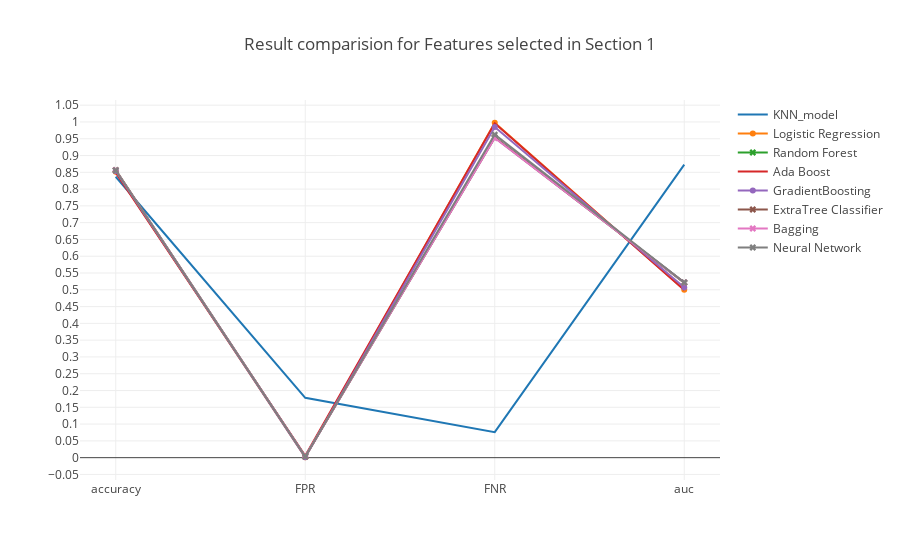

Write notebook code for a chart like this one.
### Markdown cell above
### <a id='1.A' style="text-decoration : none; color : #000000;"> A Results</a>

### Code cell
trace0 = go.Scatter(x=table_80_50_test.iloc[0].index.values[[0,5,6,7]],
                    y=table_80_50_test.iloc[0].values[[0,5,6,7]],
                    mode = 'lines',
                    name = 'KNN_model')

trace1 = go.Scatter(x=table_80_50_test.iloc[1].index.values[[0,5,6,7]],
                    y=table_80_50_test.iloc[1].values[[0,5,6,7]],
                    mode = 'lines+markers',
                    name = 'Logistic Regression')

trace2 = go.Scatter(x=table_80_50_test.iloc[2].index.values[[0,5,6,7]],
                    y=table_80_50_test.iloc[2].values[[0,5,6,7]],
                    mode = 'lines+markers',marker=dict(symbol='x'),
                    name = 'Random Forest')


trace3 = go.Scatter(x=table_80_50_test.iloc[3].index.values[[0,5,6,7]],
                    y=table_80_50_test.iloc[3].values[[0,5,6,7]],
                    mode = 'lines',
                    name = 'Ada Boost')

trace4 = go.Scatter(x=table_80_50_test.iloc[4].index.values[[0,5,6,7]],
                    y=table_80_50_test.iloc[4].values[[0,5,6,7]],
                    mode = 'lines+markers',
                    name = 'GradientBoosting')

trace5 = go.Scatter(x=table_80_50_test.iloc[5].index.values[[0,5,6,7]],
                    y=table_80_50_test.iloc[5].values[[0,5,6,7]],
                    mode = 'lines+markers',marker=dict(symbol='x'),
                    name = 'ExtraTree Classifier')

trace6 = go.Scatter(x=table_80_50_test.iloc[6].index.values[[0,5,6,7]],
                    y=table_80_50_test.iloc[6].values[[0,5,6,7]],
                    mode = 'lines+markers',marker=dict(symbol='x'),
                    name = 'Bagging')

trace7 = go.Scatter(x=table_80_50_test.iloc[7].index.values[[0,5,6,7]],
                    y=table_80_50_test.iloc[7].values[[0,5,6,7]],
                    mode = 'lines+markers',marker=dict(symbol='x'),
                    name = 'Neural Network')



data = [trace0, trace1, trace2, trace3, trace4, trace5, trace6, trace7]
layout = go.Layout(yaxis=dict(tick0=0,dtick=0.05),title='Result comparision for Features selected in Section 1')
fig = go.Figure(data=data, layout=layout)

iplot(fig, filename='Result')

### Figure 1 — Plotly figure (JSON) as saved in the notebook; plotly's stock layout.template omitted (floating-point values rounded to 4 significant figures)
{"data": [{"mode": "lines", "name": "KNN_model", "type": "scatter", "uid": "c2b3a961-61eb-4d88-ae4e-3cb1bf8df913", "x": ["accuracy", "FPR", "FNR", "auc"], "y": [0.8368, 0.1782, 0.07602, 0.8729]}, {"mode": "lines+markers", "name": "Logistic Regression", "type": "scatter", "uid": "426011e1-f779-48b8-bf7f-3821185ebfc5", "x": ["accuracy", "FPR", "FNR", "auc"], "y": [0.8518, 0.001354, 0.9976, 0.5005]}, {"marker": {"symbol": "x"}, "mode": "lines+markers", "name": "Random Forest", "type": "scatter", "uid": "8ce93d14-ffd9-48fe-ac3c-d8ef5dada8b8", "x": ["accuracy", "FPR", "FNR", "auc"], "y": [0.8564, 0.003522, 0.9538, 0.5214]}, {"mode": "lines", "name": "Ada Boost", "type": "scatter", "uid": "4b96c9c9-ed8a-40e8-8c98-7c6dc5c697ec", "x": ["accuracy", "FPR", "FNR", "auc"], "y": [0.8486, 0.005418, 0.9961, 0.4993]}, {"mode": "lines+markers", "name": "GradientBoosting", "type": "scatter", "uid": "0a72b65c-f45c-4f14-ba00-417f282c82b1", "x": ["accuracy", "FPR", "FNR", "auc"], "y": [0.8538, 0.001219, 0.9851, 0.5068]}, {"marker": {"symbol": "x"}, "mode": "lines+markers", "name": "ExtraTree Classifier", "type": "scatter", "uid": "a4f9c5a0-10fe-4238-b206-8a328c4271ed", "x": ["accuracy", "FPR", "FNR", "auc"], "y": [0.8567, 0.003251, 0.9538, 0.5215]}, {"marker": {"symbol": "x"}, "mode": "lines+markers", "name": "Bagging", "type": "scatter", "uid": "c91697a4-5e02-4036-89c4-213ef44b3612", "x": ["accuracy", "FPR", "FNR", "auc"], "y": [0.8561, 0.004199, 0.9522, 0.5218]}, {"marker": {"symbol": "x"}, "mode": "lines+markers", "name": "Neural Network", "type": "scatter", "uid": "c7ec6f78-81d0-4986-9063-de49807f487d", "x": ["accuracy", "FPR", "FNR", "auc"], "y": [0.8554, 0.003251, 0.9624, 0.5218]}], "layout": {"title": "Result comparision for Features selected in Section 1", "yaxis": {"dtick": 0.05, "tick0": 0}}}
